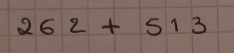
#> input picture Joana Duarte/data/img_six.png, 234 x 53 px
$ jupyter execute ocr_tesseract.ipynb
#> lines starting #> are read from the running program, lines starting #| are printed output that depends on the picture; after the words box and inside, x2 and y2 are one past the last pixel; in counts of white or black regions, pixels touching at a corner belong together
## Tesseract

Tesseract is an open source engine created by HP and maintained by Google that uses Long Short-Term Memory neural networks in its latest versions for improved accuracy. It was used via PyTesseract is a Python wrapper that facilitates working with Tesseract within Python environments.

The Tesseract OCR engine has several stages to process an image:

- **Image Preprocessing**: it applies several steps like binarization, deskewing, and denoising to prepare the image for OCR which improves text detection, especially in complex or noisy images.

- **Text Segmentation**: next, Tesseract breaks down the image into lines, words, and then individual characters. This step is important to accurately interpret and reconstruct text.

- **Feature Extraction and Recognition**: Using pattern recognition and neural network techniques, Tesseract interprets each character and converts it into text. The latest versions use LSTM (Long Short-Term Memory) networks to improve accuracy, especially on irregular fonts and distorted characters.

- **Post-processing**: After text recognition, Tesseract applies language-specific rules and dictionaries to further refine the output, to help correct errors and improve overall readability.

Source: https://tesseract-ocr.github.io/tessdoc

[cell 1]
from PIL import Image
import pytesseract
import numpy as np
import re
import cv2
import matplotlib.pyplot as plt
from difflib import SequenceMatcher

[cell 2]
pytesseract.pytesseract.tesseract_cmd = r"C:/Program Files/Tesseract-OCR/tesseract.exe"

Similar to the other solutions used during this project, this notebook follows the same workflow:

- Image Loading
- Image Preprocessing - different solutions required different preprocessing techniques.
- Text Extraction - here, saving raw (before any processing) and after transformations to deal with spaces and different symbols for multiplication.
- Contour Detection - to detect where the characters are located in the provided image
- Evaluate Expression - which outputs the result of the expression in the image

[cell 3]
# [5 lines left out: function load_image, not called in this run]

[cell 4]
def preprocess_image(image_path):
#> called with image_path = '../data/img_six.png'
    image = cv2.imread(image_path)
#> image is the input picture: shape (53, 234, 3); mean B, G, R 95.4, 103.8, 124.3

    # converts the image to grayscale and threshold it for contour detection
    gray = cv2.cvtColor(image, cv2.COLOR_BGR2GRAY)
    _, binary = cv2.threshold(gray, 0, 255, cv2.THRESH_BINARY_INV + cv2.THRESH_OTSU)
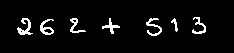
#> binary: shape (53, 234); 5% white in thin lines or dots, all inside (x1, y1, x2, y2) = (17, 17, 206, 36)

    # this defines a small kernel (2x2) for morphological operations to be used for denoising
    kernel = np.ones((2,2), np.uint8)
    denoised = cv2.morphologyEx(binary, cv2.MORPH_OPEN, kernel)   # this step applies a morphological "opening" operation, erosion followed by dilation.
#> denoised: shape (53, 234); 4.9% white in thin lines or dots, all inside (x1, y1, x2, y2) = (18, 18, 207, 37)
                                                                  # This helps reduce noise in the image by removing small white spots or noise


    return denoised

[cell 5]
def predict_text_from_image(image):
    # to help the OCR to recognize the characters we expect to encounter in the expressions,
    # a whitelist of characters is provided. This restricts the OCR to recognize only these characters.
    whitelist = "0123456789+-*/().Xx"
    custom_config = f'-c tessedit_char_whitelist={whitelist} --psm 7 --oem 3'
    # --psm 7 -> sets Page Segmentation Mode (PSM) to 7, which assumes a single line of text
    # --oem 3 -> sets the OCR Engine Mode to "3", which uses a combination of traditional and LSTM-based OCR models, which we found to work best for our case.

    text = pytesseract.image_to_string(image, config=custom_config)

    return text.strip()

Limiting the OCR to the characters in the whitelist means that more complex operations with variables, for instance, are not being considered for this case.
This would be an interesting step for future work.

**draw_bounding_boxes()** draws the bounding boxes around the detected characters in the image and displays it with the extracted text.
It uses OpenCV to read and modify the image and PyTesseract's image_to_boxes function which returns recognized characters and their bounding boxes¹.

¹ https://pypi.org/project/pytesseract/

[cell 6]
# [15 lines left out: function draw_bounding_boxes, not called in this run]

With the text extracted, it is now possible to calculate the result of the expression found in the image.

Here we replace the different characters used in handwriting for multiplication ("x" and "X") as well as removing blank spaces and the "=" sign contain in some of the images.

The following set of regular expressions ensures that the expression follows the proper format when it comes to multiplication, for cases of implied multiplications.

re.match() is used to ensure that the equation only contains valid characters (digits, +, -, *, /, (, ), and .)

[cell 7]
# [16 lines left out: function evaluate_equation, not called in this run]

To check how the extraction went when compared to the ground truth, this function was provided.
We use the SequenceMatcher class difflib module, which measures the similarity between the two strings.

- CER, Character Error Rate, measure the number of wrongly predicted characters.
- The accuracy is defined as the ratio of matching characters to the total number of characters in the ground truth, represented in percentage.

[cell 8]
# [11 lines left out: function calculate_accuracy, not called in this run]

[cell 9]
def main(image_path, ground_truth):

    preprocessed_image = preprocess_image(image_path)

    predicted_text = predict_text_from_image(preprocessed_image)
    print("Extracted Text:", predicted_text)

    result = evaluate_equation(predicted_text)
    print("Calculated Result:", result)

    accuracy = calculate_accuracy(predicted_text, ground_truth)
    print(f"Accuracy: {accuracy:.2f}%")

    draw_bounding_boxes(image_path, predicted_text)

[cell 10]
image_path = "../data/img_six.png"
ground_truth = "262+513"
main(image_path, ground_truth)
#> (the call stopped at in predict_text_from_image, `text = pytesseract.image_to_string(image, config=custom_config)`: pytesseract is not available in this run)

[cell 11]
image_path = "../data/img_sixteen.png"
ground_truth = "262+513"
main(image_path, ground_truth)
#> call 2 of preprocess_image, with image_path = '../data/img_sixteen.png'
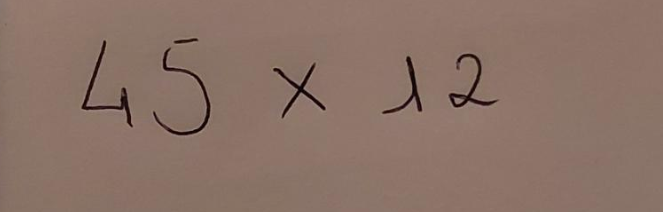
#> input picture Joana Duarte/data/img_sixteen.png, 663 x 212 px
#> in preprocess_image, image is the input picture: shape (212, 663, 3); mean B, G, R 102.9, 114.2, 139.1
#> in preprocess_image (call 2), `_, binary = cv2.threshold(gray, 0, 255, cv2.THRESH_BINARY_INV + cv2.TH..`: binary: shape (212, 663); 1.8% white; 6 white regions, box (x1, y1, x2, y2) and area: (82, 40, 133, 127) 561, (153, 48, 210, 135) 528, (449, 54, 497, 107) 496, (273, 63, 325, 118) 435, (382, 56, 422, 114) 380, (174, 38, 198, 44) 67
#> in preprocess_image (call 2), `denoised = cv2.morphologyEx(binary, cv2.MORPH_OPEN, kernel)   # this s..`: denoised: shape (212, 663); 1.7% white; 7 white regions (1 under 20 px), largest, box (x1, y1, x2, y2) and area: (83, 42, 134, 128) 558, (154, 50, 211, 136) 526, (450, 55, 498, 108) 487, (274, 65, 326, 119) 434, (384, 57, 423, 115) 379, (175, 39, 199, 45) 67
#> (the call stopped at in predict_text_from_image, `text = pytesseract.image_to_string(image, config=custom_config)`: pytesseract is not available in this run)

[cell 12]
image_path = "C:/Users/joana/OneDrive/Desktop/HSLU/3rd_semester/CV/c_vision_ocr/data/img_nine.png"
ground_truth = "90/5"
main(image_path, ground_truth)
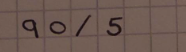
#> input picture Joana Duarte/data/img_nine.png, 186 x 52 px, found by its file name
#> in preprocess_image, image is the input picture: shape (52, 186, 3); mean B, G, R 81.4, 89.2, 109.1
#> in preprocess_image (call 3), `_, binary = cv2.threshold(gray, 0, 255, cv2.THRESH_BINARY_INV + cv2.TH..`: binary: shape (52, 186); 4.2% white in thin lines or dots, all inside (x1, y1, x2, y2) = (22, 15, 122, 38)
#> in preprocess_image (call 3), `denoised = cv2.morphologyEx(binary, cv2.MORPH_OPEN, kernel)   # this s..`: denoised: shape (52, 186); 4.2% white in thin lines or dots, all inside (x1, y1, x2, y2) = (23, 16, 123, 39)
#> (the call stopped at in predict_text_from_image, `text = pytesseract.image_to_string(image, config=custom_config)`: pytesseract is not available in this run)

[cell 13]
image_path = "C:/Users/joana/OneDrive/Desktop/HSLU/3rd_semester/CV/c_vision_ocr/data/img_seventeen.png"
ground_truth = "45*12"
main(image_path, ground_truth)
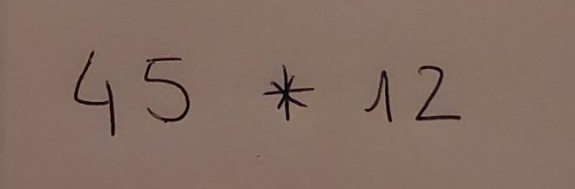
#> input picture Joana Duarte/data/img_seventeen.png, 575 x 189 px, found by its file name
#> in preprocess_image, image is the input picture: shape (189, 575, 3); mean B, G, R 98.8, 109.9, 132.7
#> in preprocess_image (call 4), `_, binary = cv2.threshold(gray, 0, 255, cv2.THRESH_BINARY_INV + cv2.TH..`:
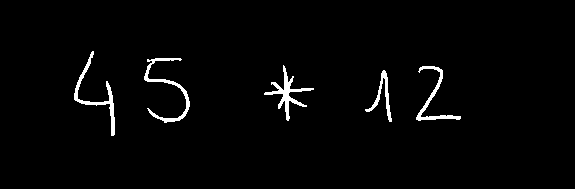
#> binary: shape (189, 575); 2.1% white; 5 white regions, box (x1, y1, x2, y2) and area: (264, 65, 314, 121) 535, (144, 58, 190, 123) 516, (74, 51, 115, 136) 500, (416, 66, 461, 121) 421, (365, 70, 392, 122) 307
#> in preprocess_image (call 4), `denoised = cv2.morphologyEx(binary, cv2.MORPH_OPEN, kernel)   # this s..`: denoised: shape (189, 575); 2.1% white; 6 white regions (1 under 20 px), largest, box (x1, y1, x2, y2) and area: (265, 67, 315, 122) 533, (145, 59, 191, 124) 504, (75, 52, 116, 137) 499, (417, 67, 462, 122) 418, (366, 71, 393, 123) 307
#> (the call stopped at in predict_text_from_image, `text = pytesseract.image_to_string(image, config=custom_config)`: pytesseract is not available in this run)

[cell 14]
image_path = "C:/Users/joana/OneDrive/Desktop/HSLU/3rd_semester/CV/c_vision_ocr/data/img_sixteen.png"
ground_truth = "45x12"
main(image_path, ground_truth)
#> (the call stopped at in predict_text_from_image, `text = pytesseract.image_to_string(image, config=custom_config)`: pytesseract is not available in this run)

[cell 15]
image_path = "C:/Users/joana/OneDrive/Desktop/HSLU/3rd_semester/CV/c_vision_ocr/data/img_ten.png"
ground_truth = "476x92"
main(image_path, ground_truth)
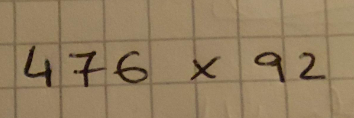
#> input picture Joana Duarte/data/img_ten.png, 354 x 118 px, found by its file name
#> in preprocess_image, image is the input picture: shape (118, 354, 3); mean B, G, R 96.1, 127.1, 148.8
#> in preprocess_image (call 6), `gray = cv2.cvtColor(image, cv2.COLOR_BGR2GRAY)`:
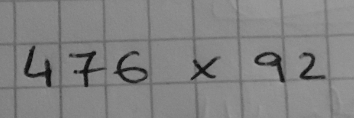
#> gray: shape (118, 354); min 9, max 160, mean 129.9
#> in preprocess_image (call 6), `_, binary = cv2.threshold(gray, 0, 255, cv2.THRESH_BINARY_INV + cv2.TH..`:
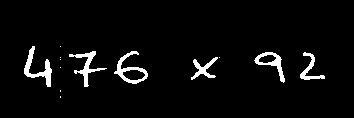
#> binary: shape (118, 354); 4.1% white; 13 white regions (7 under 20 px), largest, box (x1, y1, x2, y2) and area: (24, 46, 52, 87) 356, (114, 51, 148, 84) 338, (69, 51, 107, 87) 317, (254, 52, 285, 83) 274, (191, 57, 218, 80) 218, (300, 52, 325, 80) 208
#> in preprocess_image (call 6), `denoised = cv2.morphologyEx(binary, cv2.MORPH_OPEN, kernel)   # this s..`: denoised: shape (118, 354); 4.1% white; 8 white regions (2 under 20 px), largest, box (x1, y1, x2, y2) and area: (25, 47, 53, 88) 356, (115, 52, 149, 85) 338, (76, 52, 106, 88) 287, (256, 53, 286, 83) 271, (192, 58, 219, 81) 217, (301, 53, 326, 81) 208
#> (the call stopped at in predict_text_from_image, `text = pytesseract.image_to_string(image, config=custom_config)`: pytesseract is not available in this run)

[cell 16]
image_path = "C:/Users/joana/OneDrive/Desktop/HSLU/3rd_semester/CV/c_vision_ocr/data/img_four.png"
ground_truth = "9+4="
main(image_path, ground_truth)
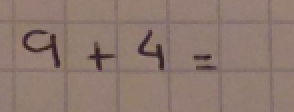
#> input picture Joana Duarte/data/img_four.png, 147 x 56 px, found by its file name (shown 2 times larger)
#> in preprocess_image, image is the input picture: shape (56, 147, 3); mean B, G, R 111.2, 120.7, 142.1
#> in preprocess_image (call 7), `_, binary = cv2.threshold(gray, 0, 255, cv2.THRESH_BINARY_INV + cv2.TH..`: binary: shape (56, 147); 3.6% white in thin lines or dots, all inside (x1, y1, x2, y2) = (11, 15, 108, 35)
#> in preprocess_image (call 7), `denoised = cv2.morphologyEx(binary, cv2.MORPH_OPEN, kernel)   # this s..`:
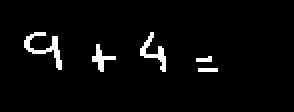
#> denoised: shape (56, 147) (shown 2 times larger); 3.5% white in thin lines or dots, all inside (x1, y1, x2, y2) = (12, 16, 109, 36)
#> (the call stopped at in predict_text_from_image, `text = pytesseract.image_to_string(image, config=custom_config)`: pytesseract is not available in this run)
